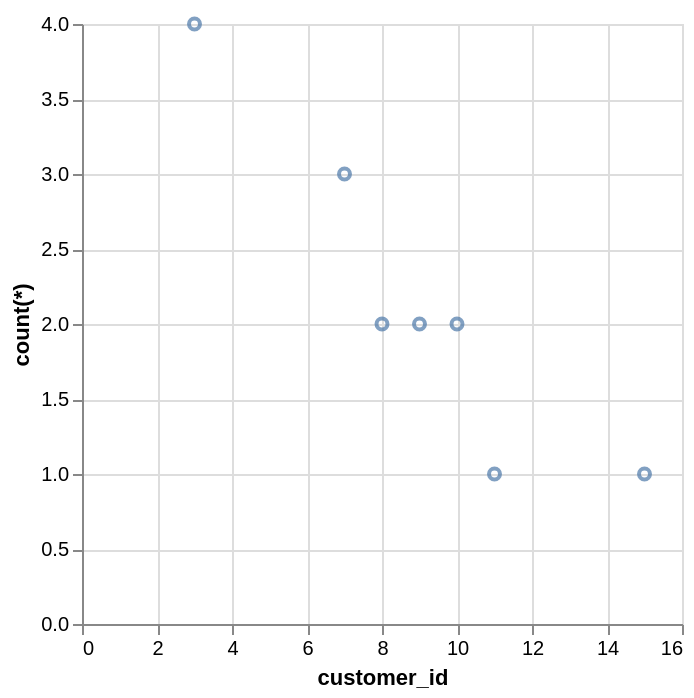

Express this chart as Vega-Lite.
### Vega-Lite specification from a JSON file in a GitHub repository (floating-point values rounded to 4 significant figures)
{"data": {"values": [{"x_data": 3, "y_data": 4}, {"x_data": 7, "y_data": 3}, {"x_data": 8, "y_data": 2}, {"x_data": 9, "y_data": 2}, {"x_data": 10, "y_data": 2}, {"x_data": 11, "y_data": 1}, {"x_data": 15, "y_data": 1}]}, "mark": "point", "encoding": {"x": {"field": "x_data", "type": "quantitative", "title": "customer_id"}, "y": {"field": "y_data", "type": "quantitative", "title": "count(*)"}}}
